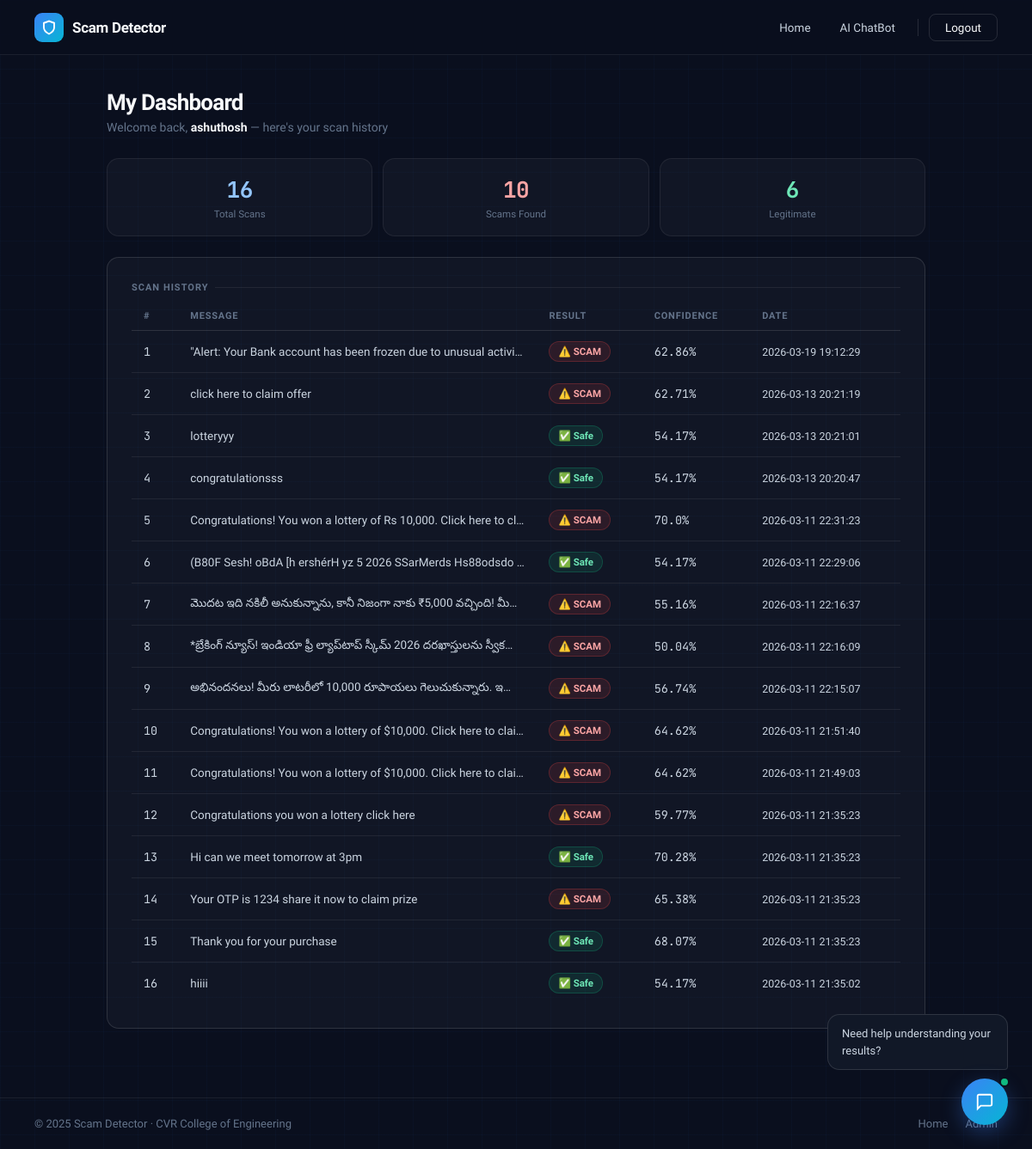
The app's page /dashboard (signed in) with its own data.
### tables this page shows
CREATE TABLE predictions (
            id INTEGER PRIMARY KEY AUTOINCREMENT,
            message TEXT NOT NULL,
            result TEXT NOT NULL,
            confidence REAL NOT NULL,
            timestamp TEXT NOT NULL
        , user_id INTEGER DEFAULT NULL);

### app.py (the view)
@app.route('/dashboard')
def dashboard():
    user = session.get('user')
    if not user:
        return redirect(url_for('login'))
    predictions = get_user_predictions(user['id'])
    return render_template('dashboard.html',
                           predictions=predictions,
                           username=user['username'])

### database.py (called while the page is built)
def get_user_predictions(user_id):
    conn = sqlite3.connect(DB_NAME)
    cursor = conn.cursor()
    cursor.execute(
        """SELECT id, message, result, confidence, timestamp
           FROM predictions
           WHERE user_id = ?
           ORDER BY timestamp DESC""",
        (user_id,)
    )
    rows = cursor.fetchall()
    conn.close()
    return rows

### templates/dashboard.html (shortened to what this page needs)
<!DOCTYPE html>
<html lang="en">
<head>
<link rel="stylesheet" href="{{ url_for('static', filename='style.css') }}">
</head>
<body>
<nav>
  <a href="/" class="nav-brand">
    <div class="nav-logo"><svg viewBox="0 0 24 24" fill="none" stroke="white" stroke-width="2.5" stroke-linecap="round"><path d="M12 22s8-4 8-10V5l-8-3-8 3v7c0 6 8 10 8 10z"/></svg></div>
    <span class="nav-brand-text">Scam Detector</span>
  </a>
  <div class="nav-links">
    <a href="/" class="nav-link">Home</a>
    <a href="/chatbot" class="nav-link">AI ChatBot</a>
    <a href="/logout" class="nav-btn-outline">Logout</a>
  </div>
</nav>
<div class="page page-lg">
  <div style="margin-bottom:28px;">
    <h1 class="page-title">My Dashboard</h1>
    <p class="page-sub" style="margin-bottom:0;">Welcome back, <strong style="color:var(--text1);">{{ username }}</strong> — here's your scan history</p>
  </div>
  {% set scam_count = namespace(value=0) %}
  {% set safe_count = namespace(value=0) %}
  {% for row in predictions %}
    {% if row[2] == 'SCAM' %}
      {% set scam_count.value = scam_count.value + 1 %}
    {% else %}
      {% set safe_count.value = safe_count.value + 1 %}
    {% endif %}
  {% endfor %}
  <div class="stat-grid mb-24">
    <div class="stat-card">
      <div class="stat-num text-blue">{{ predictions|length }}</div>
      <div class="stat-lbl">Total Scans</div>
    </div>
    <div class="stat-card">
      <div class="stat-num text-red">{{ scam_count.value }}</div>
      <div class="stat-lbl">Scams Found</div>
    </div>
    <div class="stat-card">
      <div class="stat-num text-green">{{ safe_count.value }}</div>
      <div class="stat-lbl">Legitimate</div>
    </div>
  </div>
  <div class="card">
    <div class="section-label">Scan History</div>
    {% if predictions %}
    <div style="overflow-x:auto;">
      <table class="sd-table">
        <thead>
          <tr>
            <th>#</th>
            <th>Message</th>
            <th>Result</th>
            <th>Confidence</th>
            <th>Date</th>
          </tr>
        </thead>
        <tbody>
          {% for row in predictions %}
          <tr>
            <td class="mono text-muted">{{ loop.index }}</td>
            <td style="max-width:340px;overflow:hidden;text-overflow:ellipsis;white-space:nowrap;color:var(--text2);">
              {{ row[1] }}
            </td>
            <td>
              <span class="badge {{ 'badge-scam' if row[2]=='SCAM' else 'badge-safe' }}">
                {{ '⚠️ SCAM' if row[2]=='SCAM' else '✅ Safe' }}
              </span>
            </td>
            <td class="mono" style="color:var(--text2);">{{ row[3] }}%</td>
            <td class="text-muted" style="font-size:12.5px;">{{ row[4] }}</td>
          </tr>
          {% endfor %}
        </tbody>
      </table>
    </div>
    {% else %}
      <div style="text-align:center;padding:40px 20px;color:var(--text3);">
        <div style="font-size:36px;margin-bottom:12px;">🔍</div>
        <p style="font-size:14px;">No scans yet. <a href="/" style="color:#93c5fd;text-decoration:none;">Scan your first message!</a></p>
      </div>
    {% endif %}
  </div>
</div>
<div id="chat-widget">
  <div id="chat-bubble">Need help understanding your results?</div>
  <a href="/chatbot" id="chat-toggle">
    <svg viewBox="0 0 24 24" fill="none" stroke="white" stroke-width="2" stroke-linecap="round"><path d="M21 15a2 2 0 0 1-2 2H7l-4 4V5a2 2 0 0 1 2-2h14a2 2 0 0 1 2 2z"/></svg>
    <div class="chat-ping"></div>
  </a>
</div>
<footer>
  <div class="footer-left">© 2025 Scam Detector · CVR College of Engineering</div>
  <div class="footer-right">
    <a href="/" class="footer-link">Home</a>
    <a href="/admin" class="footer-link">Admin</a>
  </div>
</footer>
</body>
</html>

### records on screen
predictions: message "\"Alert: Your Bank account has been frozen due to unusual activi…", result "⚠️ SCAM", confidence "62.86", timestamp "2026-03-19 19:12:29"
predictions: message "click here to claim offer", result "⚠️ SCAM", confidence "62.71", timestamp "2026-03-13 20:21:19"
predictions: message "lotteryyy", result "✅ Safe", confidence "54.17", timestamp "2026-03-13 20:21:01"
predictions: message "congratulationsss", result "✅ Safe", confidence "54.17", timestamp "2026-03-13 20:20:47"
predictions: message "Congratulations! You won a lottery of Rs 10,000. Click here to cl…", result "⚠️ SCAM", confidence "70.0", timestamp "2026-03-11 22:31:23"
predictions: message "(B80F Sesh! oBdA [h ershérH yz 5 2026 SSarMerds Hs88odsdo…", result "✅ Safe", confidence "54.17", timestamp "2026-03-11 22:29:06"
predictions: message "మొదట ఇది నకిలీ అనుకున్నాను, కానీ నిజంగా నాకు ₹5,000 వచ్చింది! మీ…", result "⚠️ SCAM", confidence "55.16", timestamp "2026-03-11 22:16:37"
predictions: message "*బ్రేకింగ్ న్యూస్! ఇండియా ఫ్రీ ల్యాప్‌టాప్ స్కీమ్ 2026 దరఖాస్తులను స్వీక…", result "⚠️ SCAM", confidence "50.04", timestamp "2026-03-11 22:16:09"
predictions: message "అభినందనలు! మీరు లాటరీలో 10,000 రూపాయలు గెలుచుకున్నారు. ఇ…", result "⚠️ SCAM", confidence "56.74", timestamp "2026-03-11 22:15:07"
predictions: message "Congratulations! You won a lottery of $10,000. Click here to clai…", result "⚠️ SCAM", confidence "64.62", timestamp "2026-03-11 21:51:40"
predictions: message "Congratulations! You won a lottery of $10,000. Click here to clai…", result "⚠️ SCAM", confidence "64.62", timestamp "2026-03-11 21:49:03"
predictions: message "Congratulations you won a lottery click here", result "⚠️ SCAM", confidence "59.77", timestamp "2026-03-11 21:35:23"
predictions: message "Hi can we meet tomorrow at 3pm", result "✅ Safe", confidence "70.28", timestamp "2026-03-11 21:35:23"
predictions: message "Your OTP is 1234 share it now to claim prize", result "⚠️ SCAM", confidence "65.38", timestamp "2026-03-11 21:35:23"
predictions: message "Thank you for your purchase", result "✅ Safe", confidence "68.07", timestamp "2026-03-11 21:35:23"
predictions: message "hiiii", result "✅ Safe", confidence "54.17", timestamp "2026-03-11 21:35:02"

### other values on screen
{{ username }} "ashuthosh"
{{ predictions|length }} "16"
{{ scam_count.value }} "10"
{{ safe_count.value }} "6"
